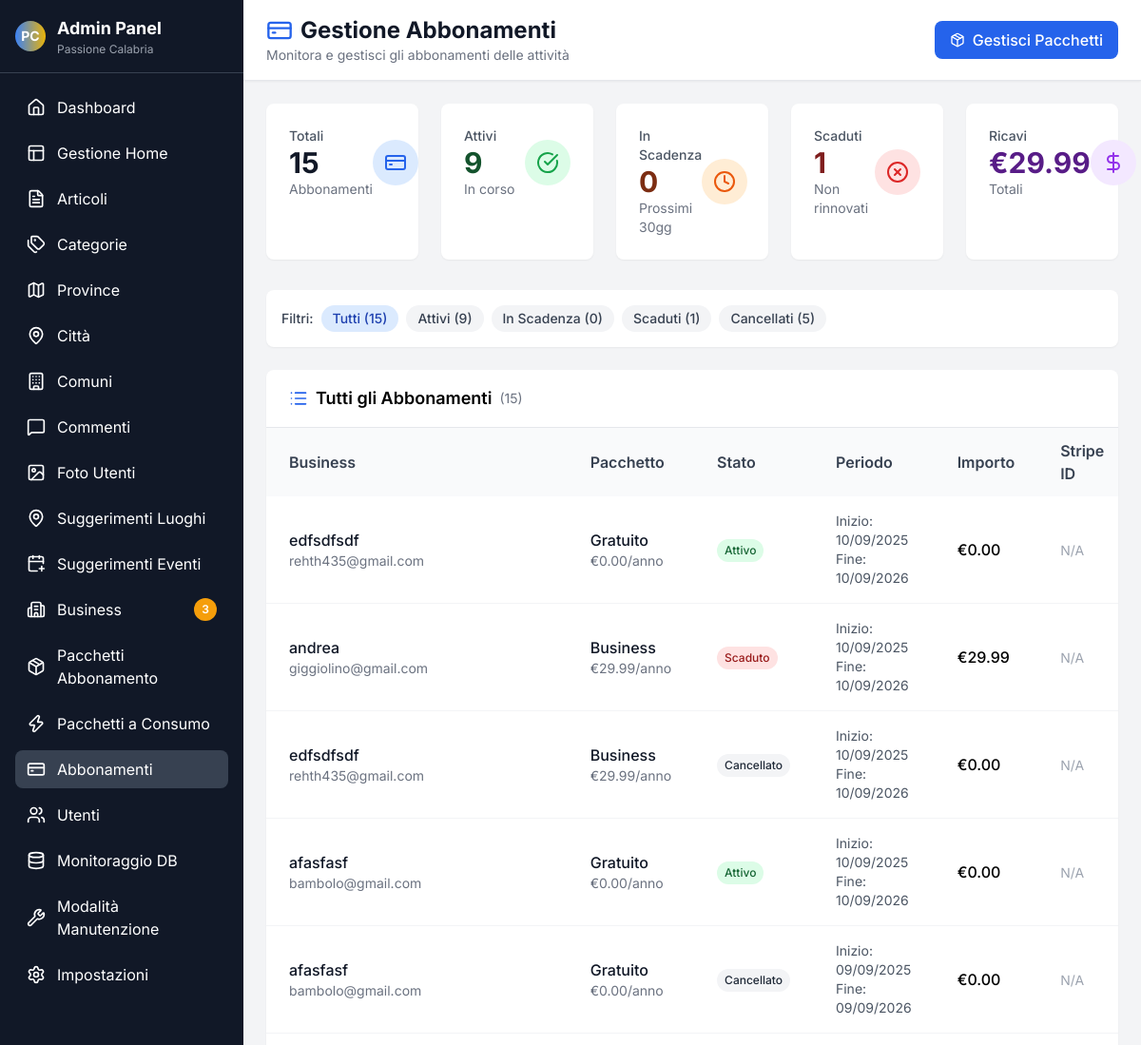
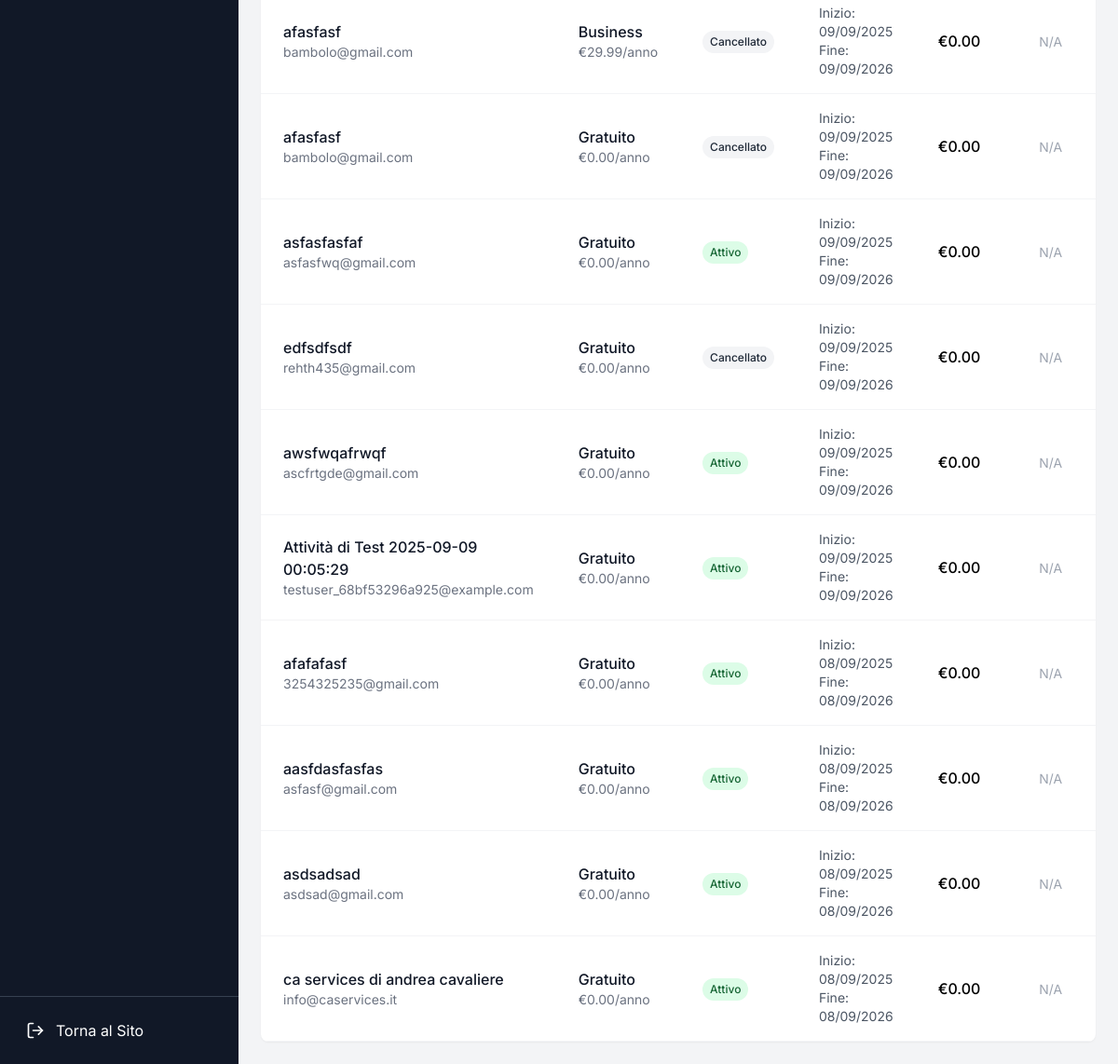
The page /admin/abbonamenti.php on the database its author committed (2 pictures, top to bottom).
### tables this page shows
CREATE TABLE `subscriptions` (
  `id` int NOT NULL,
  `business_id` int NOT NULL,
  `package_id` int NOT NULL,
  `stripe_subscription_id` varchar(255) DEFAULT NULL,
  `status` enum('pending','active','cancelled','expired') DEFAULT 'pending',
  `start_date` datetime DEFAULT NULL,
  `end_date` datetime DEFAULT NULL,
  `amount` decimal(10,2) DEFAULT NULL,
  `auto_renew` tinyint(1) DEFAULT '1',
  `created_at` timestamp NULL DEFAULT CURRENT_TIMESTAMP,
  `updated_at` timestamp NULL DEFAULT CURRENT_TIMESTAMP ON UPDATE CURRENT_TIMESTAMP
);

CREATE TABLE `businesses` (
  `id` int NOT NULL,
  `name` varchar(255) NOT NULL,
  `email` varchar(255) NOT NULL,
  `phone` varchar(50) DEFAULT NULL,
  `website` varchar(500) DEFAULT NULL,
  `description` text,
  `category_id` int DEFAULT NULL,
  `province_id` int DEFAULT NULL,
  `city_id` int DEFAULT NULL,
  `address` text,
  `latitude` decimal(10,8) DEFAULT NULL,
  `longitude` decimal(11,8) DEFAULT NULL,
  `status` enum('pending','approved','rejected','suspended') DEFAULT 'pending',
  `subscription_type` enum('free','basic','premium') DEFAULT 'free',
  `logo_path` varchar(500) DEFAULT NULL,
  `cover_image_path` varchar(500) DEFAULT NULL,
  `business_hours` json DEFAULT NULL,
  `social_links` json DEFAULT NULL,
  `verified` tinyint(1) DEFAULT '0',
  `featured` tinyint(1) DEFAULT '0',
  `created_at` timestamp NULL DEFAULT CURRENT_TIMESTAMP,
  `updated_at` timestamp NULL DEFAULT CURRENT_TIMESTAMP ON UPDATE CURRENT_TIMESTAMP
);

CREATE TABLE `business_packages` (
  `id` int NOT NULL,
  `name` varchar(255) NOT NULL,
  `description` text,
  `price` decimal(10,2) NOT NULL,
  `package_type` enum('subscription','consumption') DEFAULT 'subscription',
  `duration_months` int DEFAULT '12',
  `consumption_credits` int DEFAULT NULL,
  `features` json DEFAULT NULL,
  `stripe_price_id` varchar(255) DEFAULT NULL,
  `image_path` varchar(500) DEFAULT NULL,
  `is_active` tinyint(1) DEFAULT '1',
  `sort_order` int DEFAULT '0',
  `max_listings` int DEFAULT NULL,
  `max_photos` int DEFAULT NULL,
  `analytics_included` tinyint(1) DEFAULT '0',
  `priority_support` tinyint(1) DEFAULT '0',
  `created_at` timestamp NULL DEFAULT CURRENT_TIMESTAMP
);

### admin/abbonamenti.php (the view, shortened to what the rows shown need)
<?php
require_once '../includes/config.php';
require_once '../includes/database_mysql.php';
$db = new Database();
$filter = $_GET['filter'] ?? 'all';
$sql = "
    SELECT s.*,
           bp.name as package_name,
           bp.price as package_price,
           b.name as business_name,
           b.email as business_email,
           CASE
               WHEN s.status = 'active' AND s.end_date < NOW() THEN 'expired'
               WHEN s.status = 'active' AND s.end_date <= DATE_ADD(NOW(), INTERVAL 30 DAY) AND s.end_date > NOW() THEN 'expiring'
               ELSE s.status
           END as computed_status
    FROM subscriptions s
    LEFT JOIN business_packages bp ON s.package_id = bp.id
    LEFT JOIN businesses b ON s.business_id = b.id
";
$params = [];
$sql .= ' ORDER BY s.created_at DESC';
$stmt = $db->pdo->prepare($sql);
$stmt->execute($params);
$subscriptions = $stmt->fetchAll();
?>
<!DOCTYPE html>
<html lang="it">
<head>
    <script src="https://cdn.tailwindcss.com"></script>
</head>
<body class="min-h-screen bg-gray-100 flex">
    <div class="bg-gray-900 text-white w-64 flex flex-col">
        <div class="p-4 border-b border-gray-700">
            <div class="flex items-center space-x-3">
                <div>
                    <h1 class="font-bold text-lg">Admin Panel</h1>
                </div>
            </div>
        </div>
    </div>
    <div class="flex-1 flex flex-col overflow-hidden">
        <header class="bg-white shadow-sm border-b border-gray-200 px-6 py-4">
            <div class="flex items-center justify-between">
                <div>
                    <h1 class="text-2xl font-bold text-gray-900 flex items-center">
                        <i data-lucide="credit-card" class="w-7 h-7 text-blue-600 mr-2"></i>
                        Gestione Abbonamenti
                    </h1>
                </div>
            </div>
        </header>
        <main class="flex-1 overflow-auto p-6">
            <div class="bg-white rounded-lg shadow-sm overflow-hidden">
                <div class="px-6 py-4 border-b border-gray-200">
                    <h2 class="text-lg font-semibold flex items-center">
                        <i data-lucide="list" class="w-5 h-5 mr-2 text-blue-600"></i>
                        <?php
                        $filterNames = [
                            'all' => 'Tutti gli Abbonamenti',
                            'active' => 'Abbonamenti Attivi',
                            'expiring' => 'Abbonamenti in Scadenza',
                            'expired' => 'Abbonamenti Scaduti',
                            'cancelled' => 'Abbonamenti Cancellati'
                        ];
                        echo $filterNames[$filter] ?? 'Abbonamenti';
                        ?>
                        <span class="ml-2 text-sm font-normal text-gray-500">(<?php echo count($subscriptions); ?>)</span>
                    </h2>
                </div>
                <?php if (count($subscriptions) > 0): ?>
                <div class="overflow-x-auto">
                    <table class="w-full">
                        <thead class="bg-gray-50">
                            <tr>
                                <th class="text-left py-3 px-6 font-semibold text-gray-700">Business</th>
                                <th class="text-left py-3 px-6 font-semibold text-gray-700">Pacchetto</th>
                                <th class="text-left py-3 px-6 font-semibold text-gray-700">Stato</th>
                                <th class="text-left py-3 px-6 font-semibold text-gray-700">Periodo</th>
                                <th class="text-left py-3 px-6 font-semibold text-gray-700">Importo</th>
                                <th class="text-left py-3 px-6 font-semibold text-gray-700">Stripe ID</th>
                            </tr>
                        </thead>
                        <tbody>
                            <?php foreach ($subscriptions as $subscription):
                                $statusClasses = [
                                    'active' => 'bg-green-100 text-green-800',
                                    'expiring' => 'bg-orange-100 text-orange-800',
                                    'expired' => 'bg-red-100 text-red-800',
                                    'cancelled' => 'bg-gray-100 text-gray-800',
                                    'pending' => 'bg-yellow-100 text-yellow-800'
                                ];
                                $statusClass = $statusClasses[$subscription['computed_status']] ?? 'bg-gray-100 text-gray-800';
                                $statusLabels = [
                                    'active' => 'Attivo',
                                    'expiring' => 'In Scadenza',
                                    'expired' => 'Scaduto',
                                    'cancelled' => 'Cancellato',
                                    'pending' => 'In Attesa'
                                ];
                                $statusLabel = $statusLabels[$subscription['computed_status']] ?? ucfirst($subscription['status']);
                            ?>
                            <tr class="border-b border-gray-100 hover:bg-gray-50">
                                <td class="py-4 px-6">
                                    <div>
                                        <div class="font-medium text-gray-900"><?php echo htmlspecialchars($subscription['business_name'] ?: 'N/A'); ?></div>
                                        <div class="text-sm text-gray-500"><?php echo htmlspecialchars($subscription['business_email'] ?: 'N/A'); ?></div>
                                    </div>
                                </td>
                                <td class="py-4 px-6">
                                    <div>
                                        <div class="font-medium text-gray-900"><?php echo htmlspecialchars($subscription['package_name'] ?: 'N/A'); ?></div>
                                        <div class="text-sm text-gray-500">€<?php echo number_format($subscription['package_price'] ?: 0, 2); ?>/anno</div>
                                    </div>
                                </td>
                                <td class="py-4 px-6">
                                    <span class="inline-flex items-center px-2 py-1 rounded-full text-xs font-medium <?php echo $statusClass; ?>">
                                        <?php echo $statusLabel; ?>
                                    </span>
                                </td>
                                <td class="py-4 px-6 text-sm text-gray-600">
                                    <?php if ($subscription['start_date']): ?>
                                    <div>Inizio: <?php echo formatDate($subscription['start_date']); ?></div>
                                    <?php endif; ?>
                                    <?php if ($subscription['end_date']): ?>
                                    <div>Fine: <?php echo formatDate($subscription['end_date']); ?></div>
                                    <?php endif; ?>
                                </td>
                                <td class="py-4 px-6">
                                    <div class="font-medium">€<?php echo number_format($subscription['amount'] ?: 0, 2); ?></div>
                                </td>
                                <td class="py-4 px-6">
                                    <?php if ($subscription['stripe_subscription_id']): ?>
                                    <code class="text-xs bg-gray-100 px-2 py-1 rounded"><?php echo htmlspecialchars(substr($subscription['stripe_subscription_id'], 0, 20)); ?>...</code>
                                    <?php else: ?>
                                    <span class="text-gray-400 text-sm">N/A</span>
                                    <?php endif; ?>
                                </td>
                            </tr>
                            <?php endforeach; ?>
                        </tbody>
                    </table>
                </div>
                <?php endif; ?>
            </div>
        </main>
    </div>
</body>
</html>

### rows shown on the page
subscriptions: business.name "edfsdfsdf", business.email "rehth435@gmail.com", package.name "Gratuito", package.price "0.00", statusLabel "Attivo", start_date "10/09/2025", end_date "10/09/2026", amount "0.00", shows "N/A"
subscriptions: business.name "andrea", business.email "giggiolino@gmail.com", package.name "Business", package.price "29.99", statusLabel "Scaduto", start_date "10/09/2025", end_date "10/09/2026", amount "29.99", shows "N/A"
subscriptions: business.name "edfsdfsdf", business.email "rehth435@gmail.com", package.name "Business", package.price "29.99", statusLabel "Cancellato", start_date "10/09/2025", end_date "10/09/2026", amount "0.00", shows "N/A"
subscriptions: business.name "afasfasf", business.email "bambolo@gmail.com", package.name "Gratuito", package.price "0.00", statusLabel "Attivo", start_date "10/09/2025", end_date "10/09/2026", amount "0.00", shows "N/A"
subscriptions: business.name "afasfasf", business.email "bambolo@gmail.com", package.name "Gratuito", package.price "0.00", statusLabel "Cancellato", start_date "09/09/2025", end_date "09/09/2026", amount "0.00", shows "N/A"
subscriptions: business.name "afasfasf", business.email "bambolo@gmail.com", package.name "Business", package.price "29.99", statusLabel "Cancellato", start_date "09/09/2025", end_date "09/09/2026", amount "0.00", shows "N/A"
subscriptions: business.name "afasfasf", business.email "bambolo@gmail.com", package.name "Gratuito", package.price "0.00", statusLabel "Cancellato", start_date "09/09/2025", end_date "09/09/2026", amount "0.00", shows "N/A"
subscriptions: business.name "asfasfasfaf", business.email "asfasfwq@gmail.com", package.name "Gratuito", package.price "0.00", statusLabel "Attivo", start_date "09/09/2025", end_date "09/09/2026", amount "0.00", shows "N/A"
subscriptions: business.name "edfsdfsdf", business.email "rehth435@gmail.com", package.name "Gratuito", package.price "0.00", statusLabel "Cancellato", start_date "09/09/2025", end_date "09/09/2026", amount "0.00", shows "N/A"
subscriptions: business.name "awsfwqafrwqf", business.email "ascfrtgde@gmail.com", package.name "Gratuito", package.price "0.00", statusLabel "Attivo", start_date "09/09/2025", end_date "09/09/2026", amount "0.00", shows "N/A"
subscriptions: business.name "Attività di Test 2025-09-09 00:05:29", business.email "testuser_68bf53296a925@example.com", package.name "Gratuito", package.price "0.00", statusLabel "Attivo", start_date "09/09/2025", end_date "09/09/2026", amount "0.00", shows "N/A"
subscriptions: business.name "afafafasf", business.email "3254325235@gmail.com", package.name "Gratuito", package.price "0.00", statusLabel "Attivo", start_date "08/09/2025", end_date "08/09/2026", amount "0.00", shows "N/A"
subscriptions: business.name "aasfdasfasfas", business.email "asfasf@gmail.com", package.name "Gratuito", package.price "0.00", statusLabel "Attivo", start_date "08/09/2025", end_date "08/09/2026", amount "0.00", shows "N/A"
subscriptions: business.name "asdsadsad", business.email "asdsad@gmail.com", package.name "Gratuito", package.price "0.00", statusLabel "Attivo", start_date "08/09/2025", end_date "08/09/2026", amount "0.00", shows "N/A"
subscriptions: business.name "ca services di andrea cavaliere", business.email "info@caservices.it", package.name "Gratuito", package.price "0.00", statusLabel "Attivo", start_date "08/09/2025", end_date "08/09/2026", amount "0.00", shows "N/A"

### other values the page prints
$item['label'] "Dashboard"
$item['label'] "Gestione Home"
$item['label'] "Articoli"
$item['label'] "Categorie"
$item['label'] "Province"
$item['label'] "Città"
$item['label'] "Comuni"
$item['label'] "Commenti"
$item['label'] "Foto Utenti"
$item['label'] "Suggerimenti Luoghi"
$item['label'] "Suggerimenti Eventi"
$item['label'] "Business"
$countToShow "3"
$item['label'] "Pacchetti Abbonamento"
$item['label'] "Pacchetti a Consumo"
